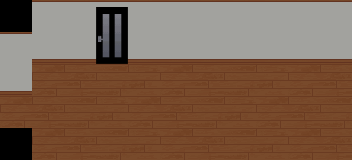

Below is a game level as drawn by its tile map, then a one-line description and the .tmx file that defines it, in full:
An orthogonal 11x5 tile map with 32x32 px tiles, 3 tile layers (layer1, layer2, layer3), 11 tilesets.

<map version="1.9" tiledversion="1.9.2" orientation="orthogonal" renderorder="right-down" width="11" height="5" tilewidth="32" tileheight="32" infinite="0" nextlayerid="11" nextobjectid="1">
 <editorsettings>
  <export format="tmx" />
 </editorsettings>
 <tileset firstgid="1" source="../map/room-01-udz.tsx" />
 <tileset firstgid="897" source="../map/room-wasitu1-ud.tsx" />
 <tileset firstgid="1145" source="../map/room-01-udy.tsx" />
 <tileset firstgid="1561" source="../map/room-03-ud.tsx" />
 <tileset firstgid="1801" source="../map/room-01-udx.tsx" />
 <tileset firstgid="3017" source="../map/room-01-udw.tsx" />
 <tileset firstgid="4129" source="../map/room-01-ud.tsx" />
 <tileset firstgid="4497" source="../map/space.tsx" />
 <tileset firstgid="4501" source="../map/door.tsx" />
 <tileset firstgid="4507" source="../map/space2.tsx" />
 <tileset firstgid="4511" source="../map/kitchen.tsx" />
 <layer id="7" name="layer1" width="11" height="5" locked="1">
  <data encoding="csv">
4499,4497,4497,4497,4497,4497,4497,4497,4497,4497,4497,
4497,4497,4497,4497,4497,4497,4497,4497,4497,4497,4497,
4497,1145,1146,1147,1148,1145,1146,1147,1148,1145,1146,
1145,1146,1147,1148,1145,1146,1147,1148,1145,1146,1147,
4499,1145,1146,1147,1148,1145,1146,1147,1148,1145,1146
</data>
 </layer>
 <layer id="1" name="layer2" width="11" height="5" locked="1">
  <data encoding="csv">
4510,1153,1153,1153,1153,1153,1153,1153,1153,1153,1153,
1153,1161,1161,1161,1161,1161,1161,1161,1161,1161,1161,
1161,4510,4510,4510,4510,4510,4510,4510,4510,4510,4510,
4510,4510,4510,4510,4510,4510,4510,4510,4510,4510,4510,
4510,4510,4510,4510,4510,4510,4510,4510,4510,4510,4510
</data>
 </layer>
 <layer id="10" name="layer3" width="11" height="5" locked="1">
  <data encoding="csv">
0,0,0,4504,0,0,0,0,0,0,0,
0,0,0,4506,0,0,0,0,0,0,0,
0,0,0,0,0,0,0,0,0,0,0,
0,0,0,0,0,0,0,0,0,0,0,
0,0,0,0,0,0,0,0,0,0,0
</data>
 </layer>
</map>
